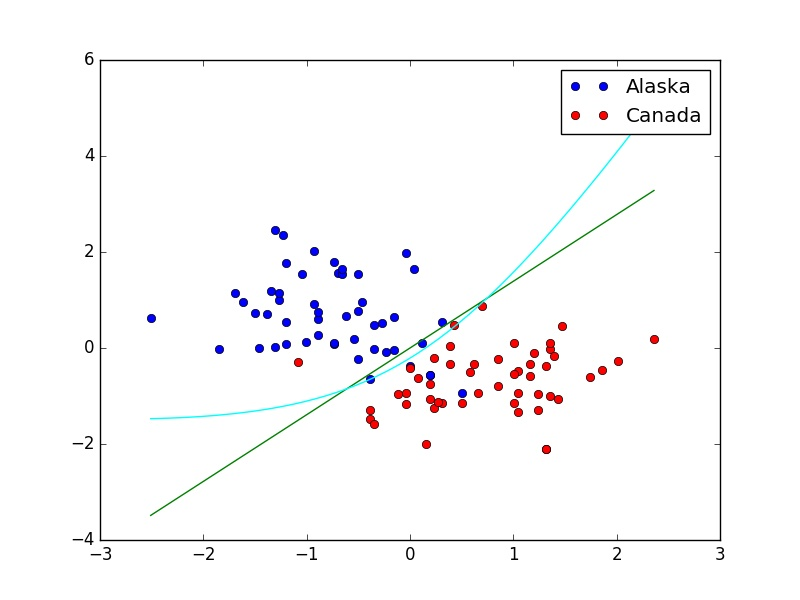

The Python source for this figure:
import os
import sys
import numpy as np
from numpy import genfromtxt
import time
import matplotlib.pyplot as plt
import math


def get_data_X():
	X = [i.strip().split() for i in open("dataset/q4x.dat").readlines()]
	for i in range(len(X)):
	    for j in range(len(X[0])):
	        X[i][j] = float(X[i][j])
	X = np.array(X)
	X_save = X
	if X.ndim == 1:
		X = X[np.newaxis]
		X = np.transpose(X) # convert into 2-d matrix if there is only one feature
	return X


# normalize data
def normalize(X):
	std_dev =  np.std(X,axis=0)
	if std_dev.any()==0:
	    print "standard deviation of the data is zero"
	mean = np.mean(X,axis=0)
	mean = np.tile(mean,(len(X),1))
	std_dev = np.tile(std_dev,(len(X),1))
	X = (X - mean)/std_dev
	return X



def get_data_Y():
	Y = [i.strip().split() for i in open("dataset/q4y.dat").readlines()]# list of training outputs
	y = np.zeros(m)
	for i in range(len(X)):
	    y[i] = (Y[i] != ['Alaska'])
	Y = y
	Y = np.array(Y)
	Y_save = Y
	Y = Y[np.newaxis]
	Y = np.transpose(Y) # now we have Y as column vector
	y_tile = np.tile(Y,(len(X[0])))
	return Y,y_tile
# print y_tile

def gda():
    global X,Y,y_tile,m
    y_one_count = np.sum(Y)
    y_zero_count = m - y_one_count
    phi = y_one_count/m
    u1 = np.matmul(np.transpose(Y),X) / (1.0 * y_one_count)
    u0 = np.matmul(np.transpose(1-Y),X)/y_zero_count
    u_y = np.matmul(Y,u1) + np.matmul((1-Y),u0)
    X_uy = X - u_y
    cov = np.matmul(np.transpose(X_uy),X_uy)/m
    X_uy_one = y_tile  * X_uy
    X_uy_zero = (1 - y_tile) * X_uy
    cov1 = np.matmul(np.transpose(X_uy_one),X_uy_one)/y_one_count
    cov0 = np.matmul(np.transpose(X_uy_zero),X_uy_zero)/y_zero_count
    # print phi,u0,u1,cov0,cov1,cov
    return phi,u0,u1,cov0,cov1,cov


X = get_data_X()
X = normalize(X)
m = len(X) # number of training examples
if m == 0:
    print "Training data missing"
Y,y_tile = get_data_Y()

phi,u0,u1,cov0,cov1,cov = gda()
print ("phi",phi)
print ("u(alaska)",u0)
print ("u(canada)",u1)
print ("cov",cov)
print ("cov(alaska)",cov0)
print ("cov(canada)",cov1)


for i in range(m):
    if Y[i][0]==0:
        y0 ,= plt.plot(X[i][0],X[i][1],'ro',c='b',label='Alaska')
    else:
        y1, = plt.plot(X[i][0],X[i][1],'ro',c='r',label='Canada')
plt.legend(handles=[y0,y1])


#linear part of the decision boundary
cov_det = np.linalg.det(cov)
if cov_det == 0:
	print "covariance matrix is singular. using pseudo inverse instead."
	cov_inv = np.linalg.pinv(cov)
else:
	cov_inv = np.linalg.inv(cov)
cov_u1 = np.matmul(cov_inv,np.transpose(u1))
u1_cov_u1 = np.matmul(u1,cov_u1)
cov_u0 = np.matmul(cov_inv,np.transpose(u0))
u0_cov_u0 = np.matmul(u0,cov_u0)
#coefficients of the decision boundary
theta = np.zeros(3)
theta[0] = 2 * math.log((1-phi)/phi) + u1_cov_u1[0][0] - u0_cov_u0[0][0]
theta[1] = 2 * cov_u0[0][0] - 2 * cov_u1[0][0]
theta[2] = 2 * cov_u0[1][0] - 2 * cov_u1[1][0]
print "theta",theta/2
#plot for decision boundary
X_transpose = np.transpose(X)
X_min = np.min(X_transpose[0])
X_max = np.max(X_transpose[0])
x = np.linspace(X_min, X_max, 50)
plt.plot(x,(-1.0/theta[2])*(theta[0]+theta[1]*x),c='g')


# the quadratic decision boundary
cov0_det = np.linalg.det(cov0)
cov1_det = np.linalg.det(cov1)
if cov0_det == 0:
	print "covariance0 matrix is singular. using pseudo inverse instead."
	cov0_inv = np.linalg.pinv(cov0)
else:
	cov0_inv = np.linalg.inv(cov0)
if cov1_det == 0:
	print "covariance1 matrix is singular. using pseudo inverse instead."
	cov1_inv = np.linalg.pinv(cov1)
else:
	cov1_inv = np.linalg.inv(cov1)
cov1_u1 = np.matmul(cov1_inv,np.transpose(u1))
u1_cov1_u1 = np.matmul(u1,cov1_u1)
cov0_u0 = np.matmul(cov0_inv,np.transpose(u0))
u0_cov0_u0 = np.matmul(u0,cov0_u0)
diff_mat = cov0_inv - cov1_inv

# coffecients of the quadratic equation parameters
const = math.log(abs(cov0_det/cov1_det)) + u0_cov0_u0 - u1_cov1_u1
x1_x1 = diff_mat[0][0]
x2_x2 = diff_mat[1][1]
x1_x2 = diff_mat[0][1] + diff_mat[1][0]
x1 = 2 * cov1_u1[0][0] - 2 * cov0_u0[0][0]
x2 = 2 * cov1_u1[1][0] - 2 * cov0_u0[1][0]
#plot for the boundary
x = np.linspace(X_min, X_max, 50)
value_under_sqrt = (((x1_x2*x) + (x2))/(2*x2_x2))**2 - (x1_x1*x*x + x1*x + const)/x2_x2
if value_under_sqrt.any()<0:
	print "curve equation invalid for this value of x"
	vall = 0
else:
	vall = value_under_sqrt**(0.5)
y_choice = vall - (((x1_x2*x) + (x2))/(2*x2_x2))
y_choice2 = -1 * vall - (((x1_x2*x) + (x2))/(2*x2_x2))
plt.plot(x,y_choice[0],c='cyan')
# plt.plot(x,y_choice2[0],c='cyan')

plt.plot()
plt.savefig('gda' + ".jpeg")
plt.show()
